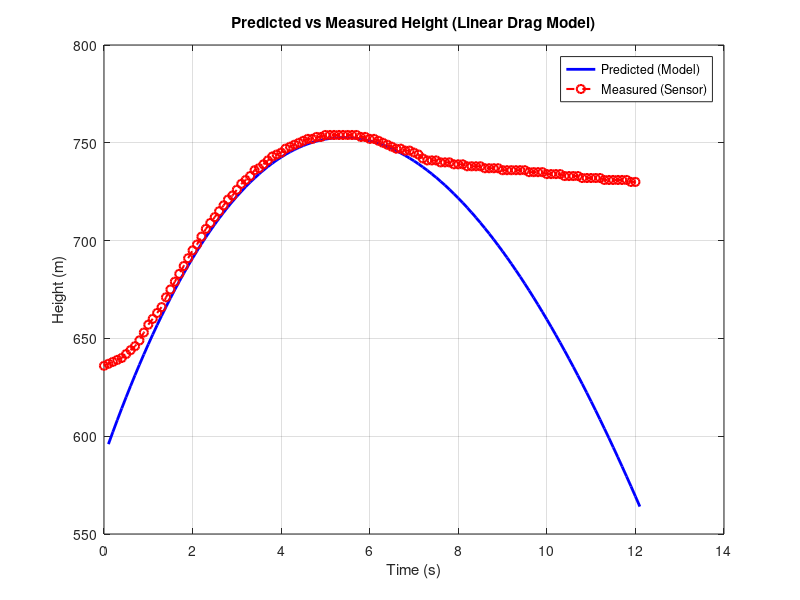

Write the MATLAB code that produced this figure.
% 参数（从STM32拟合得到）
y0 = 589.58;       % 初始高度 (m)
vy0 = 64.37;       % 初始垂直速度 (m/s)
alpha = 0.07;   % 阻力系数 k/m
g = 9.79136;       % 重力加速度

% 时间序列（与你实测的时间点一致）
dt = 0.1;                           % 采样间隔
t = 0.1:dt:12.1;                         % 模拟5秒
N = length(t);

% 高度递推数组
y_pred = zeros(1,N);

for i = 1:N
    ti = t(i);
    % 线性空气阻力高度公式
    y_pred(i) = y0 + (1/alpha)*(vy0 + g/alpha)*(1 - exp(-alpha*ti)) - (g/alpha)*ti;
end

% ======== 实测高度 (例如从传感器采集的值) =========

% 有实测的四组数据用来优化参数，记录于NWPU长安,y1是一次发射；其余是一次发射
y1 = [681, 682, 683, 683, 685, 686, 688, 690, 693, 696, 699, 702, 706, 711, 715, 719, 724, 728, 731, 735, 739, 743, 746, 750, 753, 756, 760, 763, 765, 768, 770, 773, 775, 777, 779, 781, 783, 784, 786, 787, 789, 790, 791, 792, 793, 794, 795, 795, 796, 796, 797, 797, 797, 797, 797, 797, 797, 796, 796, 795, 794, 794, 793, 792, 791, 790, 788, 787, 785, 784, 782, 780, 779, 777, 776, 774, 771, 769, 767, 767, 765, 764, 763, 761, 761, 760, 760, 760, 759, 759, 759, 758, 758, 757, 757, 756, 756, 756, 755, 755, 754, 754, 754, 754, 753, 753, 752, 752, 752, 751, 751, 751, 750, 750, 750, 749, 749, 749, 748, 748, 748];
y2 = [636, 637, 638, 639, 640, 642, 644, 646, 649, 653, 657, 660, 663, 666, 671, 675, 679, 683, 687, 691, 695, 698, 702, 706, 709, 712, 715, 718, 721, 723, 726, 729, 731, 733, 736, 737, 739, 741, 743, 744, 745, 747, 748, 749, 750, 751, 752, 752, 753, 753, 754, 754, 754, 754, 754, 754, 754, 754, 753, 753, 752, 752, 751, 750, 749, 748, 747, 747, 746, 746, 745, 744, 742, 741, 741, 741, 740, 740, 740, 739, 739, 739, 738, 738, 738, 738, 737, 737, 737, 737, 736, 736, 736, 736, 736, 736, 735, 735, 735, 735, 734, 734, 734, 734, 733, 733, 733, 733, 732, 732, 732, 732, 732, 731, 731, 731, 731, 731, 731, 730, 730];
y3 = [632, 633, 634, 635, 637, 638, 640, 642, 644, 648, 652, 655, 659, 662, 665, 670, 673, 677, 681, 685, 688, 692, 695, 699, 702, 706, 709, 713, 715, 718, 720, 723, 724, 726, 728, 730, 731, 733, 734, 735, 736, 737, 738, 739, 740, 741, 741, 741, 741, 741, 741, 741, 741, 741, 741, 741, 741, 741, 740, 740, 740, 740, 739, 739, 739, 739, 738, 738, 738, 738, 737, 737, 737, 737, 736, 736, 736, 736, 735, 735, 735, 734, 734, 734, 734, 734, 733, 733, 733, 733, 732, 732, 732, 732, 732, 732, 732, 731, 731, 731, 731, 731, 730, 730, 730, 730, 730, 730, 730, 729, 729, 729, 729, 729, 729, 728, 728, 728, 728, 728, 730];
y4 = [628, 630, 631, 632, 634, 636, 639, 642, 646, 649, 653, 658, 662, 666, 671, 677, 683, 688, 692, 697, 700, 704, 707, 710, 713, 715, 717, 719, 721, 722, 725, 726, 727, 727, 727, 728, 728, 728, 728, 728, 728, 728, 728, 727, 726, 726, 725, 725, 725, 724, 724, 724, 723, 723, 723, 723, 722, 722, 721, 721, 720, 720, 720, 719, 719, 719, 718, 718, 718, 717, 717, 716, 716, 716, 715, 715, 715, 714, 714, 714, 714, 713, 713, 712, 712, 712, 711, 711, 711, 710, 710, 710, 709, 709, 708, 708, 708, 707, 707, 707, 706, 706, 705, 705, 705, 704, 704, 704, 703, 703, 702, 702, 702, 701, 701, 700, 700, 700, 699, 699, 730];


y_meas = y2; 
t_meas = 0:dt:(length(y_meas)-1)*dt;


% ======== 画图对比 =========
figure;
plot(t, y_pred, 'b-', 'LineWidth', 2); hold on;
plot(t_meas, y_meas, 'ro--', 'MarkerSize', 6, 'LineWidth', 1.5);
xlabel('Time (s)');
ylabel('Height (m)');
title('Predicted vs Measured Height (Linear Drag Model)');
legend('Predicted (Model)', 'Measured (Sensor)');
grid on;
